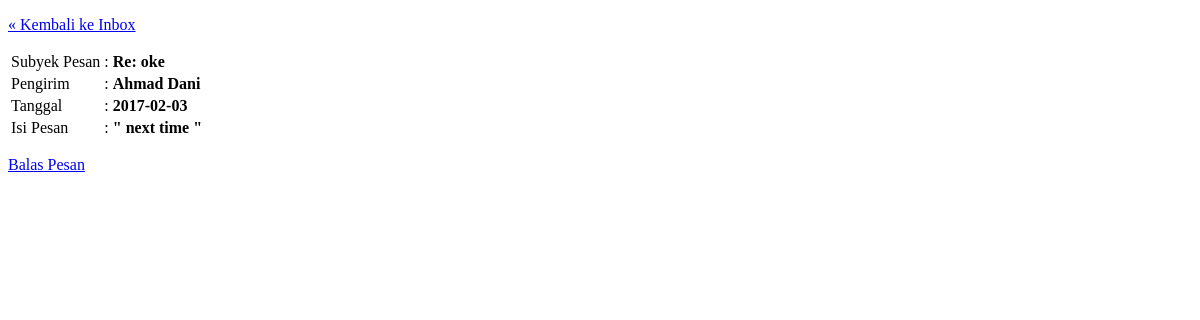
The page /dasbor/buka_pesan.php?id_member=5&id_pesan=34 (signed in) on the database its author committed.
### tables this page shows
CREATE TABLE `pesan` (
  `id_pesan` int(10) NOT NULL,
  `id_pengirim` int(10) NOT NULL,
  `id_penerima` int(10) NOT NULL,
  `tanggal` date NOT NULL,
  `subyek_pesan` varchar(255) NOT NULL,
  `isi_pesan` longtext NOT NULL,
  `sudah_dibaca` enum('belum','sudah') NOT NULL
);

CREATE TABLE `member` (
  `id_member` int(10) NOT NULL,
  `nama_lengkap` varchar(255) NOT NULL,
  `gender` varchar(1) NOT NULL,
  `alamat` varchar(255) NOT NULL,
  `username` varchar(255) NOT NULL,
  `password` varchar(255) NOT NULL
);

### dasbor/buka_pesan.php (the view, shortened to what this page needs)
<?php
include_once '../setting/database.php';
$id_pesan = $_GET['id_pesan'];
$query_buka_pesan = mysqli_query($koneksi, "SELECT P.*, M.id_member, M.nama_lengkap FROM pesan P, member M WHERE id_pesan = $id_pesan AND P.id_pengirim=M.id_member");
$buka_pesan=mysqli_fetch_array($query_buka_pesan);
		?>
<!DOCTYPE html>
<html>
<head>
	<link rel="stylesheet" type="text/css" href="../css/style.css">
</head>
<body>
<p><a href="pesan.php">&laquo; Kembali ke Inbox</a></p>
<table>
	<tr>
		<td>Subyek Pesan</td>
		<td>:</td>
		<td><strong><?php echo $buka_pesan['subyek_pesan']; ?></strong></td>
	</tr>
	<tr>
		<td>Pengirim</td>
		<td>:</td>
		<td><strong><?php echo $buka_pesan['nama_lengkap']; ?></strong></td>
	</tr>
	<tr>
		<td>Tanggal</td>
		<td>:</td>
		<td><strong><?php echo $buka_pesan['tanggal']; ?></strong></td>
	</tr>
	<tr>
		<td>Isi Pesan</td>
		<td>:</td>
		<td><strong> " <?php echo $buka_pesan['isi_pesan']; ?> " </strong></td>
	</tr>
</table>
<p><a id="ke_balas_pesan" href="#">Balas Pesan</a></p>
</body>
</html>

### rows shown on the page
pesan: subyek_pesan "Re: oke", member.nama_lengkap "Ahmad Dani", tanggal "2017-02-03", isi_pesan "next time"
